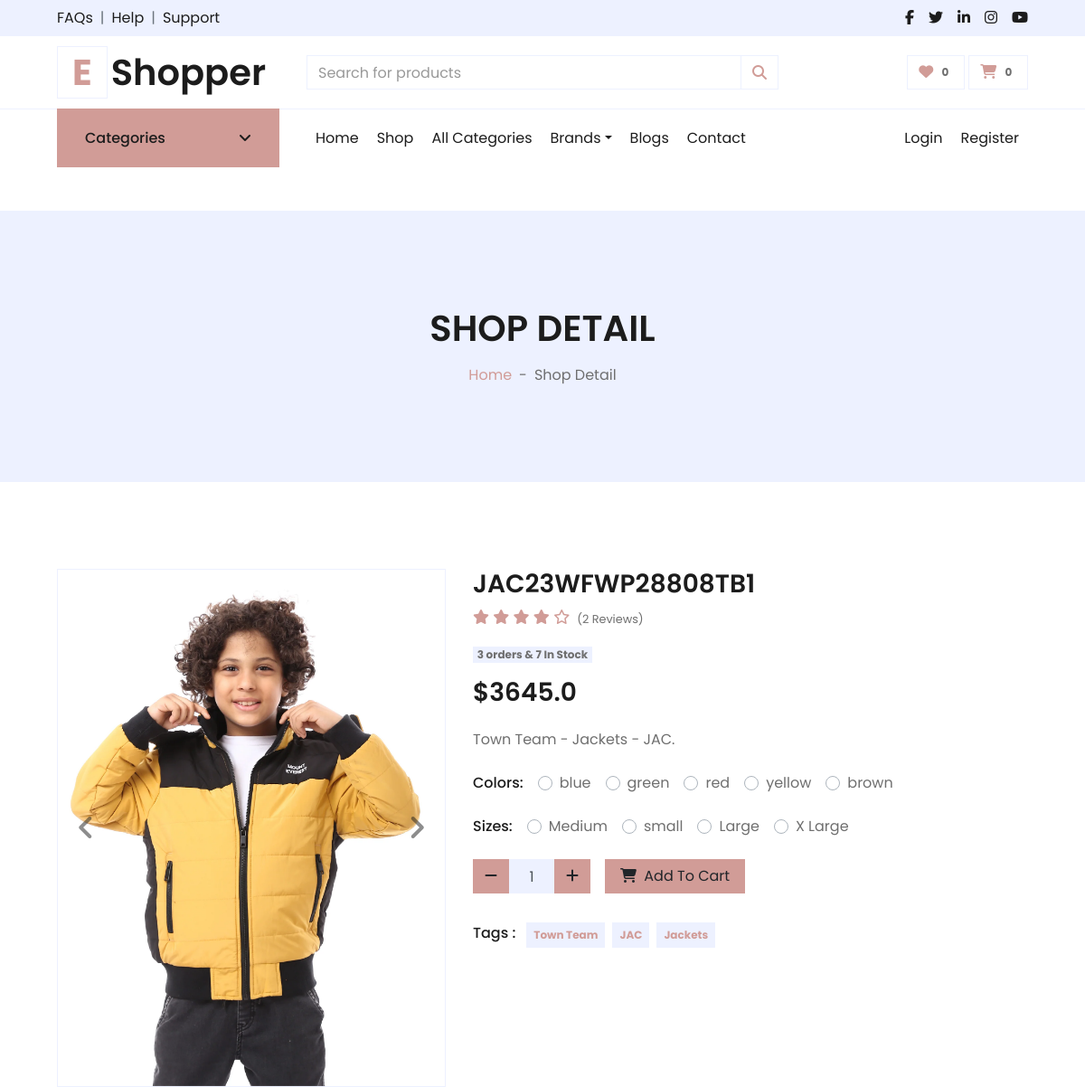
The page /products/category/5/jac23wfwp28808tb1 (upper part) on the database as committed earlier.
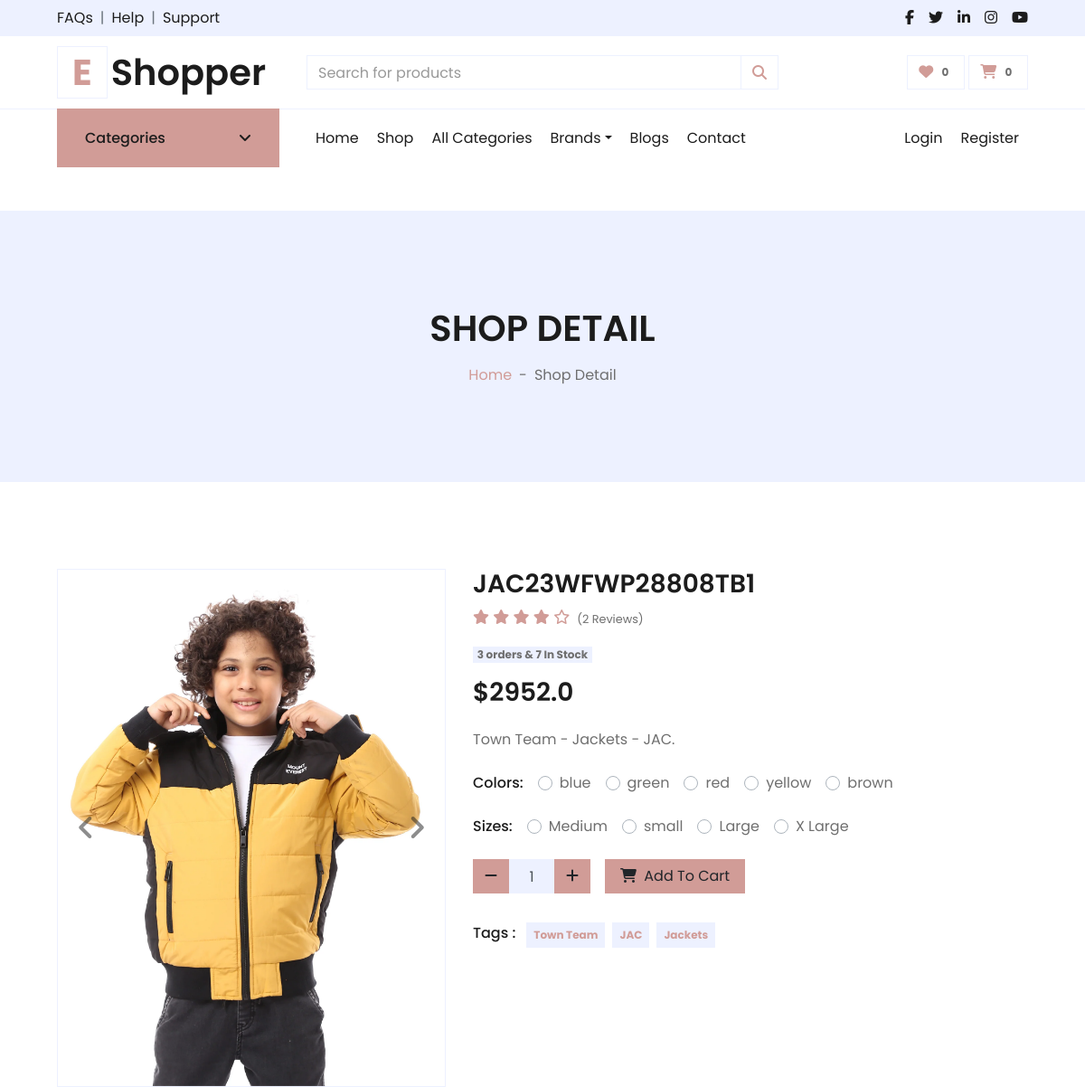
The same page on the database as committed later.
### products/models.py (models this page shows, shortened)
class Product(models.Model):
    name = models.CharField(unique=True, max_length=50)
    image = models.ImageField(upload_to='product/')
    stock = models.IntegerField(default=1)
    price = models.IntegerField(default=0)
    discount = models.FloatField(default=0)
    description = models.TextField(max_length=10000)
    created_at = models.DateTimeField( default=timezone.now)
    slug = models.SlugField(null=True,blank=True , unique=True)
    views = models.PositiveIntegerField(default=0)
    is_available = models.BooleanField(default=True)
    tags = TaggableManager()
    subcategory = models.ForeignKey("Subcategory",related_name='product_subcategory',null=True,blank=True, on_delete=models.CASCADE)
    PRDBrand = models.ForeignKey('Brand' ,related_name='product_brand', on_delete=models.CASCADE , blank=True, null=True ,verbose_name=_("Brand "))
    like = models.ManyToManyField(User , blank=True,related_name='product_favourite')
    class Meta:
        ordering = ["name"]
    def save(self,*args, **kwargs):
        if not self.slug:
            self.slug=slugify(self.name)
        if self.stock == 0:
            self.is_available = False
        else :
            self.is_available = True
        if self.discount > 0:
            self.price = self.price - (self.price * self.discount / 100)
        super(Product,self).save(*args,**kwargs)
    def avr_review(self):
        reviews = ReviewRating.objects.filter(product=self , status=True).aggregate(average=Avg('rating'))
        avg =0
        if reviews['average'] is not None:
            avg = float(reviews['average'])
        return avg
    def count_review(self):
        reviews = ReviewRating.objects.filter(product=self , status=True).aggregate(count=Count('rating'))
        count = 0
        if reviews['count'] is not None:
            count = int(reviews['count'])
        return count
    def __str__(self):
        return self.name

### products/views.py (the view)
# urls.py: path('category/<int:subcategory_id>/<slug:product_slug>', product_detail ,name = 'product_detail'),
def product_detail(request ,subcategory_id,product_slug):
    try:
        single_product = Product.objects.get(subcategory_id=subcategory_id,slug=product_slug)
        reviews = ReviewRating.objects.filter(product_id=single_product.id , status=True)
        if request.user.is_authenticated:
            try:
                orderproduct = OrderProduct.objects.filter(user=request.user , product_id=single_product.id).exists()
            except OrderProduct.DoesNotExist:
                orderproduct = None
        else :
            orderproduct = None
        single_product.views+=1
        single_product.save()
        related = Product.objects.filter(subcategory=single_product.subcategory)
        related_count = related.count()
        orderproduct_counter =  OrderProduct.objects.filter( product_id=single_product.id)
        orderproduct_count = orderproduct_counter.count()
    except Exception as e:
        raise e
    context = {
        'single_product':single_product,
        'related':related,
        'related_count':related_count,
        'reviews':reviews,
        'orderproduct':orderproduct,
        'orderproduct_count':orderproduct_count
    }
    return render(request , 'products/product_detail.html' , context)

### accounts/favourite_context.py (called while the page is built, shortened)
def counter(request):
    product_count = 0
    return dict(product_count=product_count)

### accounts/models.py (called while the page is built)
    def full_name(self):
        return f'{self.user.first_name} {self.user.last_name}'

### carts/cart_context.py (called while the page is built)
def cart_count(request):
    cart_counter = 0
    if 'admin' in request.path:
        return{}
    else:
        try:
            cart = Cart.objects.filter(cart_id=_cart_id(request))
            if request.user.is_authenticated:
                cart_items = CartItem.objects.all().filter(user=request.user)
            else:
                cart_items = CartItem.objects.all().filter(cart=cart[:1])
            for cart_item in cart_items:
                cart_counter += cart_item.quantity
        except Cart.DoesNotExist :
            cart_counter = 0
    return dict(cart_counter=cart_counter)

### carts/views.py (called while the page is built)
def _cart_id(request):
    cart = request.session.session_key
    if not cart:
        cart = request.session.create()
    return cart

### products/models.py (called while the page is built)
    def colors(self):
        return super(VariationManager,self).filter(variation_category='color',is_active=True)

    def sizes(self):
        return super(VariationManager,self).filter(variation_category='size',is_active=True)

    def __str__(self):
        return self.BRDName

### products/templates/products/product_detail.html (shortened to what the changed rows need)
{% extends "base.html" %}
{% load static %}
{% block body %}
<div class="container-fluid bg-secondary mb-5">
    <div class="d-flex flex-column align-items-center justify-content-center" style="min-height: 300px">
        <h1 class="font-weight-semi-bold text-uppercase mb-3">Shop Detail</h1>
    </div>
</div>
<div class="container-fluid py-5">
    <div class="row px-xl-5">
        <div class="col-lg-5 pb-5">
            <div id="product-carousel" class="carousel slide" data-ride="carousel">
                <div class="carousel-inner border">
                    <div class="carousel-item active">
                        <img class="w-100 h-100" src="{{single_product.image.url}}" alt="Image">
                    </div>
                </div>
            </div>
        </div>
        <div class="col-lg-7 pb-5">
            <h3 class="font-weight-semi-bold">{{single_product}}</h3>
            <div class="d-flex mb-3">
                <div class="text-primary mr-2">
                    <span>
                    </span>
                </div>
                <small class="pt-1">({{single_product.count_review}} Reviews)</small>
            </div>
            <p class="badge bg-secondary ">{{orderproduct_count}} orders & {{single_product.stock}} In Stock</p>
            <h3 class="font-weight-semi-bold mb-4">${{single_product.price}}</h3>
            <p class="mb-4">{{single_product.description}}</p>
            <form action="{% url 'add_cart' single_product.id %}" method="POST">
                {% if single_product.variation_set.colors %}
                <div class="d-flex mb-4">
                    {% endif %}
                    {% if single_product.variation_set.sizes %}
                </div>
                <div class="d-flex mb-3">
                </div>
                {% endif %}
                <div class="d-flex align-items-center mb-4 pt-2">
                </div>
                <div class="d-flex pt-2">
                </div>
            </form>
        </div>
    </div>
</div>
{% endblock body %}

Rows that differ between the two databases and show on the page:
changed Product "JAC23WFWP28808TB1": price "3645.0" → "2952.0"
